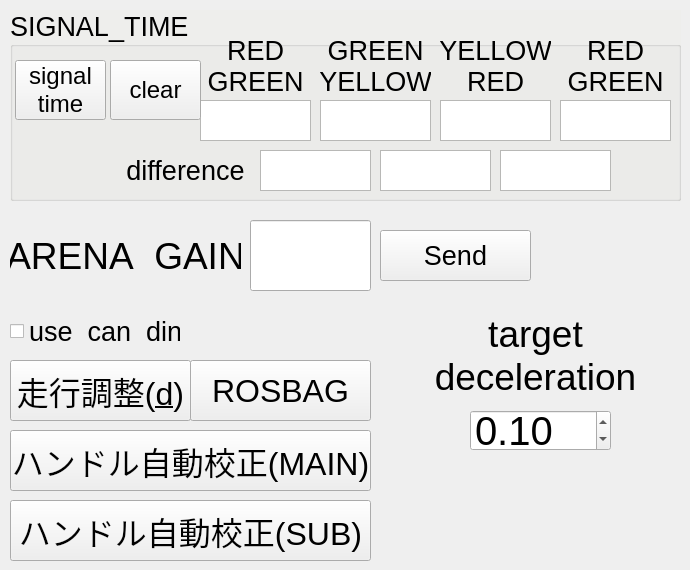
    <widget class="QWidget" name="tab_3">
     <attribute name="title">
      <string>開発用2</string>
     </attribute>
     <widget class="QGroupBox" name="gb3_signal_time">
      <property name="enabled">
       <bool>true</bool>
      </property>
      <property name="geometry">
       <rect>
        <x>10</x>
        <y>10</y>
        <width>671</width>
        <height>191</height>
       </rect>
      </property>
      <property name="palette">
       <palette>
        <active>
         <colorrole role="Base">
          <brush brushstyle="SolidPattern">
           <color alpha="255">
            <red>255</red>
            <green>255</green>
            <blue>255</blue>
           </color>
          </brush>
         </colorrole>
         <colorrole role="Window">
          <brush brushstyle="SolidPattern">
           <color alpha="255">
            <red>238</red>
            <green>238</green>
            <blue>236</blue>
           </color>
          </brush>
         </colorrole>
        </active>
        <inactive>
         <colorrole role="Base">
          <brush brushstyle="SolidPattern">
           <color alpha="255">
            <red>255</red>
            <green>255</green>
            <blue>255</blue>
           </color>
          </brush>
         </colorrole>
         <colorrole role="Window">
          <brush brushstyle="SolidPattern">
           <color alpha="255">
            <red>238</red>
            <green>238</green>
            <blue>236</blue>
           </color>
          </brush>
         </colorrole>
        </inactive>
        <disabled>
         <colorrole role="Base">
          <brush brushstyle="SolidPattern">
           <color alpha="255">
            <red>238</red>
            <green>238</green>
            <blue>236</blue>
           </color>
          </brush>
         </colorrole>
         <colorrole role="Window">
          <brush brushstyle="SolidPattern">
           <color alpha="255">
            <red>238</red>
            <green>238</green>
            <blue>236</blue>
           </color>
          </brush>
         </colorrole>
        </disabled>
       </palette>
      </property>
      <property name="font">
       <font>
        <pointsize>20</pointsize>
       </font>
      </property>
      <property name="autoFillBackground">
       <bool>true</bool>
      </property>
      <property name="title">
       <string>SIGNAL_TIME</string>
      </property>
      <widget class="QPushButton" name="bt3_signal_time">
       <property name="geometry">
        <rect>
         <x>5</x>
         <y>50</y>
         <width>91</width>
         <height>60</height>
        </rect>
       </property>
       <property name="font">
        <font>
         <pointsize>18</pointsize>
        </font>
       </property>
       <property name="text">
        <string>signal
time</string>
       </property>
       <property name="checkable">
        <bool>false</bool>
       </property>
       <property name="autoRepeat">
        <bool>false</bool>
       </property>
       <property name="autoExclusive">
        <bool>false</bool>
       </property>
      </widget>
      <widget class="QLabel" name="lb3_signal_red_green_time">
       <property name="geometry">
        <rect>
         <x>190</x>
         <y>20</y>
         <width>111</width>
         <height>71</height>
        </rect>
       </property>
       <property name="font">
        <font>
         <pointsize>20</pointsize>
        </font>
       </property>
       <property name="text">
        <string>RED
GREEN</string>
       </property>
       <property name="scaledContents">
        <bool>false</bool>
       </property>
       <property name="alignment">
        <set>Qt::AlignCenter</set>
       </property>
      </widget>
      <widget class="QTextEdit" name="tx3_signal_red_green_time">
       <property name="geometry">
        <rect>
         <x>190</x>
         <y>90</y>
         <width>111</width>
         <height>41</height>
        </rect>
       </property>
       <property name="font">
        <font>
         <pointsize>12</pointsize>
        </font>
       </property>
       <property name="autoFillBackground">
        <bool>true</bool>
       </property>
       <property name="lineWidth">
        <number>0</number>
       </property>
       <property name="verticalScrollBarPolicy">
        <enum>Qt::ScrollBarAlwaysOff</enum>
       </property>
       <property name="horizontalScrollBarPolicy">
        <enum>Qt::ScrollBarAlwaysOff</enum>
       </property>
       <property name="readOnly">
        <bool>true</bool>
       </property>
       <property name="textInteractionFlags">
        <set>Qt::TextSelectableByMouse</set>
       </property>
      </widget>
      <widget class="QTextEdit" name="tx3_signal_green_yellow_time">
       <property name="geometry">
        <rect>
         <x>310</x>
         <y>90</y>
         <width>111</width>
         <height>41</height>
        </rect>
       </property>
       <property name="font">
        <font>
         <pointsize>12</pointsize>
        </font>
       </property>
       <property name="autoFillBackground">
        <bool>true</bool>
       </property>
       <property name="lineWidth">
        <number>0</number>
       </property>
       <property name="verticalScrollBarPolicy">
        <enum>Qt::ScrollBarAlwaysOff</enum>
       </property>
       <property name="horizontalScrollBarPolicy">
        <enum>Qt::ScrollBarAlwaysOff</enum>
       </property>
       <property name="readOnly">
        <bool>true</bool>
       </property>
       <property name="textInteractionFlags">
        <set>Qt::TextSelectableByMouse</set>
       </property>
      </widget>
      <widget class="QTextEdit" name="tx3_signal_yellow_red_time">
       <property name="geometry">
        <rect>
         <x>430</x>
         <y>90</y>
         <width>111</width>
         <height>41</height>
        </rect>
       </property>
       <property name="font">
        <font>
         <pointsize>12</pointsize>
        </font>
       </property>
       <property name="autoFillBackground">
        <bool>true</bool>
       </property>
       <property name="lineWidth">
        <number>0</number>
       </property>
       <property name="verticalScrollBarPolicy">
        <enum>Qt::ScrollBarAlwaysOff</enum>
       </property>
       <property name="horizontalScrollBarPolicy">
        <enum>Qt::ScrollBarAlwaysOff</enum>
       </property>
       <property name="readOnly">
        <bool>true</bool>
       </property>
       <property name="textInteractionFlags">
        <set>Qt::TextSelectableByMouse</set>
       </property>
      </widget>
      <widget class="QLabel" name="lb3_signal_green_yellow_time">
       <property name="geometry">
        <rect>
         <x>310</x>
         <y>30</y>
         <width>111</width>
         <height>51</height>
        </rect>
       </property>
       <property name="font">
        <font>
         <pointsize>20</pointsize>
        </font>
       </property>
       <property name="text">
        <string>GREEN
YELLOW</string>
       </property>
       <property name="scaledContents">
        <bool>false</bool>
       </property>
       <property name="alignment">
        <set>Qt::AlignCenter</set>
       </property>
      </widget>
      <widget class="QLabel" name="lb3_signal_yellow_red_time">
       <property name="geometry">
        <rect>
         <x>430</x>
         <y>30</y>
         <width>111</width>
         <height>51</height>
        </rect>
       </property>
       <property name="font">
        <font>
         <pointsize>20</pointsize>
        </font>
       </property>
       <property name="text">
        <string>YELLOW
RED</string>
       </property>
       <property name="scaledContents">
        <bool>false</bool>
       </property>
       <property name="alignment">
        <set>Qt::AlignCenter</set>
       </property>
      </widget>
      <widget class="QPushButton" name="bt3_signal_time_clear">
       <property name="geometry">
        <rect>
         <x>100</x>
         <y>50</y>
         <width>91</width>
         <height>60</height>
        </rect>
       </property>
       <property name="font">
        <font>
         <pointsize>18</pointsize>
        </font>
       </property>
       <property name="text">
        <string>clear</string>
       </property>
       <property name="checkable">
        <bool>false</bool>
       </property>
       <property name="autoRepeat">
        <bool>false</bool>
       </property>
       <property name="autoExclusive">
        <bool>false</bool>
       </property>
      </widget>
      <widget class="QTextEdit" name="tx3_signal_red_green_time_2">
       <property name="geometry">
        <rect>
         <x>550</x>
         <y>90</y>
         <width>111</width>
         <height>41</height>
        </rect>
       </property>
       <property name="font">
        <font>
         <pointsize>12</pointsize>
        </font>
       </property>
       <property name="autoFillBackground">
        <bool>true</bool>
       </property>
       <property name="lineWidth">
        <number>0</number>
       </property>
       <property name="verticalScrollBarPolicy">
        <enum>Qt::ScrollBarAlwaysOff</enum>
       </property>
       <property name="horizontalScrollBarPolicy">
        <enum>Qt::ScrollBarAlwaysOff</enum>
       </property>
       <property name="readOnly">
        <bool>true</bool>
       </property>
       <property name="textInteractionFlags">
        <set>Qt::TextSelectableByMouse</set>
       </property>
      </widget>
      <widget class="QLabel" name="lb3_signal_red_green_time_2">
       <property name="geometry">
        <rect>
         <x>550</x>
         <y>30</y>
         <width>111</width>
         <height>51</height>
        </rect>
       </property>
       <property name="font">
        <font>
         <pointsize>20</pointsize>
        </font>
       </property>
       <property name="text">
        <string>RED
GREEN</string>
       </property>
       <property name="scaledContents">
        <bool>false</bool>
       </property>
       <property name="alignment">
        <set>Qt::AlignCenter</set>
       </property>
      </widget>
      <widget class="QTextEdit" name="tx3_signal_red_green_difference">
       <property name="geometry">
        <rect>
         <x>250</x>
         <y>140</y>
         <width>111</width>
         <height>41</height>
        </rect>
       </property>
       <property name="font">
        <font>
         <pointsize>12</pointsize>
        </font>
       </property>
       <property name="autoFillBackground">
        <bool>true</bool>
       </property>
       <property name="lineWidth">
        <number>0</number>
       </property>
       <property name="verticalScrollBarPolicy">
        <enum>Qt::ScrollBarAlwaysOff</enum>
       </property>
       <property name="horizontalScrollBarPolicy">
        <enum>Qt::ScrollBarAlwaysOff</enum>
       </property>
       <property name="readOnly">
        <bool>true</bool>
       </property>
       <property name="textInteractionFlags">
        <set>Qt::TextSelectableByMouse</set>
       </property>
      </widget>
      <widget class="QTextEdit" name="tx3_signal_green_yellow_difference">
       <property name="geometry">
        <rect>
         <x>370</x>
         <y>140</y>
         <width>111</width>
         <height>41</height>
        </rect>
       </property>
       <property name="font">
        <font>
         <pointsize>12</pointsize>
        </font>
       </property>
       <property name="autoFillBackground">
        <bool>true</bool>
       </property>
       <property name="lineWidth">
        <number>0</number>
       </property>
       <property name="verticalScrollBarPolicy">
        <enum>Qt::ScrollBarAlwaysOff</enum>
       </property>
       <property name="horizontalScrollBarPolicy">
        <enum>Qt::ScrollBarAlwaysOff</enum>
       </property>
       <property name="readOnly">
        <bool>true</bool>
       </property>
       <property name="textInteractionFlags">
        <set>Qt::TextSelectableByMouse</set>
       </property>
      </widget>
      <widget class="QTextEdit" name="tx3_signal_yellow_red_difference">
       <property name="geometry">
        <rect>
         <x>490</x>
         <y>140</y>
         <width>111</width>
         <height>41</height>
        </rect>
       </property>
       <property name="font">
        <font>
         <pointsize>12</pointsize>
        </font>
       </property>
       <property name="autoFillBackground">
        <bool>true</bool>
       </property>
       <property name="lineWidth">
        <number>0</number>
       </property>
       <property name="verticalScrollBarPolicy">
        <enum>Qt::ScrollBarAlwaysOff</enum>
       </property>
       <property name="horizontalScrollBarPolicy">
        <enum>Qt::ScrollBarAlwaysOff</enum>
       </property>
       <property name="readOnly">
        <bool>true</bool>
       </property>
       <property name="textInteractionFlags">
        <set>Qt::TextSelectableByMouse</set>
       </property>
      </widget>
      <widget class="QLabel" name="lb3_signal_time_difference">
       <property name="geometry">
        <rect>
         <x>110</x>
         <y>140</y>
         <width>131</width>
         <height>41</height>
        </rect>
       </property>
       <property name="font">
        <font>
         <pointsize>20</pointsize>
        </font>
       </property>
       <property name="text">
        <string>difference</string>
       </property>
       <property name="scaledContents">
        <bool>false</bool>
       </property>
       <property name="alignment">
        <set>Qt::AlignCenter</set>
       </property>
      </widget>
     </widget>
     <widget class="QLabel" name="lb3_arena_gain_">
      <property name="geometry">
       <rect>
        <x>10</x>
        <y>240</y>
        <width>231</width>
        <height>31</height>
       </rect>
      </property>
      <property name="font">
       <font>
        <pointsize>28</pointsize>
       </font>
      </property>
      <property name="text">
       <string>ARENA_GAIN</string>
      </property>
      <property name="scaledContents">
       <bool>false</bool>
      </property>
      <property name="alignment">
       <set>Qt::AlignCenter</set>
      </property>
     </widget>
     <widget class="QPushButton" name="bt3_arena_gain_send">
      <property name="geometry">
       <rect>
        <x>380</x>
        <y>230</y>
        <width>151</width>
        <height>51</height>
       </rect>
      </property>
      <property name="font">
       <font>
        <pointsize>20</pointsize>
       </font>
      </property>
      <property name="text">
       <string>Send</string>
      </property>
      <property name="checkable">
       <bool>false</bool>
      </property>
      <property name="autoRepeat">
       <bool>false</bool>
      </property>
      <property name="autoExclusive">
       <bool>false</bool>
      </property>
     </widget>
     <widget class="QLineEdit" name="li3_arena_gain">
      <property name="geometry">
       <rect>
        <x>250</x>
        <y>220</y>
        <width>121</width>
        <height>71</height>
       </rect>
      </property>
      <property name="font">
       <font>
        <pointsize>30</pointsize>
       </font>
      </property>
      <property name="alignment">
       <set>Qt::AlignCenter</set>
      </property>
     </widget>
     <widget class="QPushButton" name="bt4_dialog_driving_adjustment">
      <property name="geometry">
       <rect>
        <x>10</x>
        <y>360</y>
        <width>181</width>
        <height>61</height>
       </rect>
      </property>
      <property name="font">
       <font>
        <pointsize>24</pointsize>
       </font>
      </property>
      <property name="text">
       <string>走行調整(&amp;d)</string>
      </property>
     </widget>
     <widget class="QCheckBox" name="cb4_dialog_driving_adjustment">
      <property name="geometry">
       <rect>
        <x>10</x>
        <y>320</y>
        <width>171</width>
        <height>23</height>
       </rect>
      </property>
      <property name="font">
       <font>
        <pointsize>20</pointsize>
       </font>
      </property>
      <property name="text">
       <string>use_can_din</string>
      </property>
      <property name="iconSize">
       <size>
        <width>16</width>
        <height>16</height>
       </size>
      </property>
      <property name="checked">
       <bool>false</bool>
      </property>
     </widget>
     <widget class="QPushButton" name="bt_steer_proofreading_main">
      <property name="geometry">
       <rect>
        <x>10</x>
        <y>430</y>
        <width>361</width>
        <height>61</height>
       </rect>
      </property>
      <property name="font">
       <font>
        <pointsize>24</pointsize>
       </font>
      </property>
      <property name="text">
       <string>ハンドル自動校正(MAIN)</string>
      </property>
     </widget>
     <widget class="QPushButton" name="bt_steer_proofreading_sub">
      <property name="geometry">
       <rect>
        <x>10</x>
        <y>500</y>
        <width>361</width>
        <height>61</height>
       </rect>
      </property>
      <property name="font">
       <font>
        <pointsize>24</pointsize>
       </font>
      </property>
      <property name="text">
       <string>ハンドル自動校正(SUB)</string>
      </property>
     </widget>
     <widget class="QPushButton" name="bt4_rosbag">
      <property name="geometry">
       <rect>
        <x>190</x>
        <y>360</y>
        <width>181</width>
        <height>61</height>
       </rect>
      </property>
      <property name="font">
       <font>
        <pointsize>24</pointsize>
       </font>
      </property>
      <property name="text">
       <string>ROSBAG</string>
      </property>
     </widget>
     <widget class="QLabel" name="lb3_target_deceleration">
      <property name="geometry">
       <rect>
        <x>430</x>
        <y>310</y>
        <width>211</width>
        <height>91</height>
       </rect>
      </property>
      <property name="font">
       <font>
        <pointsize>28</pointsize>
       </font>
      </property>
      <property name="text">
       <string>target
deceleration</string>
      </property>
      <property name="scaledContents">
       <bool>false</bool>
      </property>
      <property name="alignment">
       <set>Qt::AlignCenter</set>
      </property>
     </widget>
     <widget class="QDoubleSpinBox" name="sb_target_deceleration">
      <property name="geometry">
       <rect>
        <x>470</x>
        <y>410</y>
        <width>141</width>
        <height>41</height>
       </rect>
      </property>
      <property name="font">
       <font>
        <pointsize>30</pointsize>
       </font>
      </property>
      <property name="minimum">
       <double>0.010000000000000</double>
      </property>
      <property name="maximum">
       <double>0.500000000000000</double>
      </property>
      <property name="singleStep">
       <double>0.010000000000000</double>
      </property>
      <property name="value">
       <double>0.100000000000000</double>
      </property>
     </widget>
    </widget>
